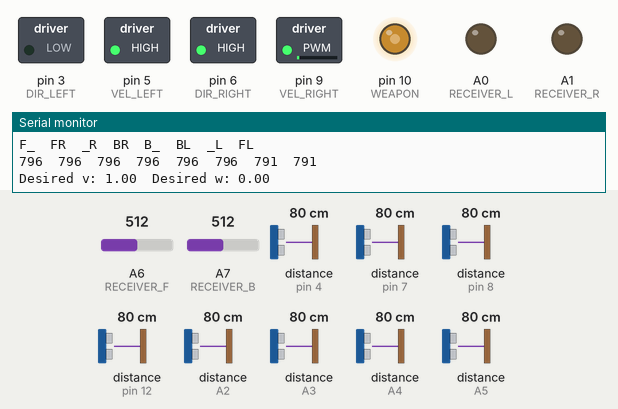
Bench run of a sketch on a simulated Arduino Nano, built with avr-gcc and run on an emulated ATmega328P. Parts: switched loads named in the sketch (green lamp = pin HIGH), output pins drawn as LEDs (lit = HIGH), the last lines printed to the serial monitor. The inputs (shaded band) are chosen by the test bench; at power-on: distance to the obstacle (sensors on pin 12, A5, pin 4, pin 7, pin 8, A2, A3, A4) 80 cm, A7 (RECEIVER_B) = 512, A6 (RECEIVER_F) = 512. The echo pulse lasts 58.3 µs per cm.

Above: at 1.2 s.
1.3 s: distance to the obstacle (sensor on pin 12) set to 33 cm
3.8 s: distance to the obstacle (sensor on pin 12) set to 26 cm
At 4.7 s:
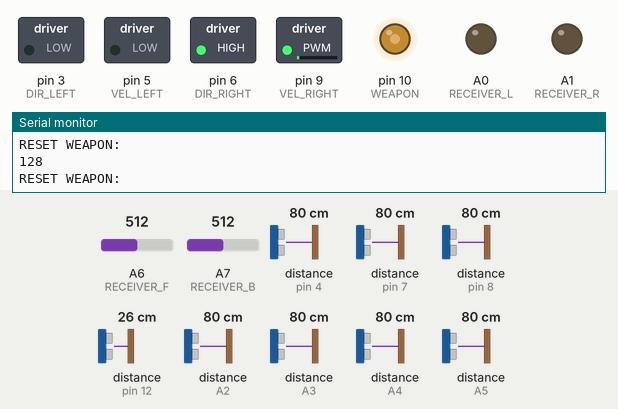
5.3 s: distance to the obstacle (sensor on A5) set to 33 cm
8.3 s: distance to the obstacle (sensor on A5) set to 26 cm
At 9.0 s:
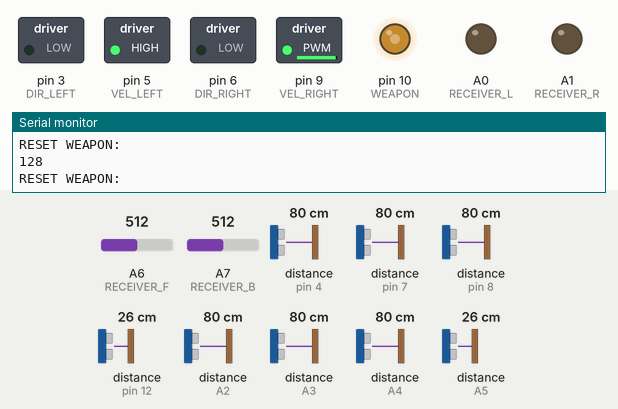
10.0 s: A7 (RECEIVER_B) set to 990
13.0 s: A7 (RECEIVER_B) set to 1017
At 14.2 s:
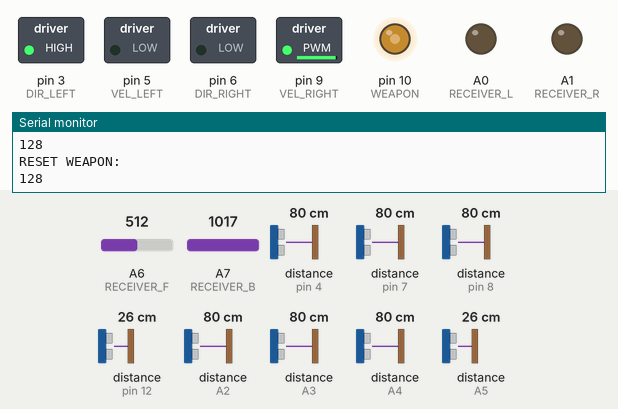
Timing chart, 0 to 15.5 s (numbered marks = the images above; inputs shaded):
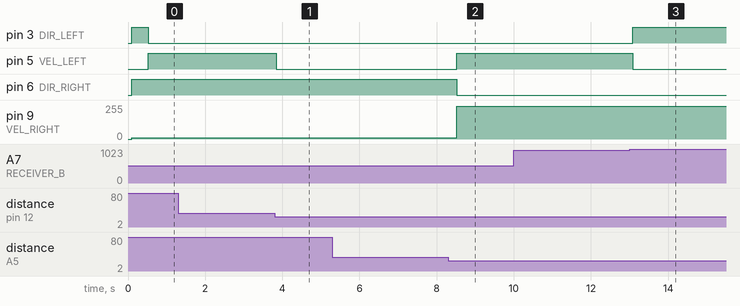

Measured:
- the behaviour switches between 30 and 29 cm on distance to the obstacle (sensor on pin 12) (found by bisection; images 0 and 1)
- the behaviour switches between 30 and 29 cm on distance to the obstacle (sensor on A5) (found by bisection; images 1 and 2)
- the behaviour switches between 1000 and 1001 on A7 (RECEIVER_B) (found by bisection; images 2 and 3)
- after the input at 3.8 s, pin 5 (VEL_LEFT): HIGH → LOW at once
- after the input at 8.3 s, pin 5 (VEL_LEFT): LOW → HIGH after 0.23 s; pin 6 (DIR_RIGHT): HIGH → LOW after 0.23 s; pin 9 (VEL_RIGHT): 10/255 → 245/255 after 0.23 s
- after the input at 13.0 s, pin 3 (DIR_LEFT): LOW → HIGH after 0.08 s; pin 5 (VEL_LEFT): HIGH → LOW after 0.08 s

The sketch:

main_driverless.ino
```cpp
#include <hcsr04.h>
#include <Servo.h>              // servo

#define Nsensors 8
#define Nstates 7

const bool debug = true;
const bool visualize = false;

// Pin definitions
#define DIR_LEFT 3 // A-IB
#define VEL_LEFT 5 // A-IA

#define DIR_RIGHT 6 // B-IB
#define VEL_RIGHT 9 // B-IA

#define RECEIVER_L A0
#define RECEIVER_R A1

#define RECEIVER_F A6
#define RECEIVER_B A7

#define WEAPON 10

#define TRIG_PIN 2 // One trigger pin for all sensors

#define WEAPON_MID 128// 1470
#define WEAPON_MAX 200// [240]

boolean receiver_f = false;
boolean receiver_f_prev = false;
boolean receiver_b = false;
boolean receiver_r = false;
boolean receiver_l = false;

boolean b_override = false;
boolean b_override_prev = false;
boolean b_button_press = false;

/* sensors */
const int ECHO_PINS[Nsensors] = {4,   7,    8,    12,   A2,   A3,   A4,   A5};
String SensorNames[Nsensors] = {"F_", "FR", "_R", "BR", "B_", "BL", "_L", "FL"};

/* states */
enum possible_states {FREE, FRONT, FRONT_LEFT, FRONT_RIGHT, BACK, BACK_LEFT, BACK_RIGHT}; // enum class for possible states
possible_states state = 0; // Variable for current state
possible_states prev_state = 0; // Variable for previous state
const unsigned int dt_state[Nstates] = {0, 500, 500, 500, 250, 250, 250}; // Minimal time to spend in state in ms.

// HD params
double radius = 1;

// Driving valriables/constants
double w_des = 0;
double v_des = 0;

double v_max = 1;
double w_max = 1;

double v_nominal = 1;
double w_nominal = 1;

double wheelSpeeds[2] = {0, 0};
const double drift_penalty = 0.9;

// Initialize counters etc.
int count = 0;
int idx = 0;

// Timers
unsigned long t = 0;

unsigned long t_sensor = 0;
unsigned long t_main_loop = 0;
unsigned long t_print = 0;
unsigned long t_drive = 0;
unsigned long t_receive = 0;
unsigned long t_state = 0;
unsigned long t_override = 0;
unsigned long t_weapon_phase = 0;
unsigned long t_weapon_activate = 0;

unsigned long dt = 0; // ??
//unsigned long dt = 20;
unsigned long dt_override = 5000;
unsigned int dt_print = 1000;
unsigned int dt_drive = 100;
unsigned long dt_sensor = 160 / Nsensors;
unsigned int dt_receive = 100;
unsigned int dt_weapon_activate = 5000;


// Sensor range in mm
int minRange = 5;
int maxRange = 4000;

/* Weapon */
int weaponPhase = 0;
unsigned int dt_weapon = 2000;
boolean b_activate_weapon = false;
int weapon_value = WEAPON_MID;

// Array of pointers to sensor objects. (Not exactly sure how it works but it works.)
HCSR04 *sensorArray[Nsensors];

// A few variables for distances
int distances[Nsensors];
int dist_cur;
int dist_filt[Nsensors];

int rightIndex[3] = {1, 2, 3};
int leftIndex[3] = {5, 6, 7};
int leftSum = 0;
int rightSum = 0;

int dist_xp;
int dist_xm;
int dist_yp;
int dist_ym;
int dist_max = 300; // Safe distance from wall

// Velocity variables
double v_x_des;
double v_xp_des;
double v_xm_des;
double v_x_cur = 0;
// double v_max = 1;

double wp_des;
double wm_des;
// double w_des;
double w_cur = 0;
// double w_max = 1;

// Accelerations
double acc_max = 1;
double w_dot_max = 1;

const int PWM_MOTOR_MIN = 155;
const int PWM_MOTOR_MAX = 255;

// Tuning parameters
double diag_sens_factor = 0.125;
double orth_sens_factor = 1 - 2 * diag_sens_factor;

void setup() {
  Serial.begin(9600);
  Serial.println("Serial comunication has been set up");

  /* motor pinmodes */
  pinMode(DIR_LEFT, OUTPUT);
  pinMode(VEL_LEFT, OUTPUT);
  pinMode(DIR_RIGHT, OUTPUT);
  pinMode(VEL_RIGHT, OUTPUT);

  /* receiver pinmodes */
  pinMode(RECEIVER_F, OUTPUT);
  pinMode(RECEIVER_B, OUTPUT);
  pinMode(RECEIVER_R, OUTPUT);
  pinMode(RECEIVER_L, OUTPUT);

  pinMode(WEAPON, OUTPUT);
  analogWrite(WEAPON, WEAPON_MID);

  // Initialize sensors
  for (int i = 0; i < Nsensors; i++) {
    pinMode(ECHO_PINS[i], INPUT);
    sensorArray[i] = new HCSR04(TRIG_PIN, ECHO_PINS[i], minRange, maxRange);
  }

  Serial.println("Initialization finished!");
}

// Helper functions
double readSensor(int sensorNumber) {
  // Declarevariables
  double dist;
  HCSR04* sensor = sensorArray[sensorNumber];

  // Use pointer to sensor object to call distance function
  dist = sensor->distanceInMillimeters();
  return dist;
}

double sign(double val) {
  double sgn = 1;
  if (val < 0) {
    sgn = -1;
  }
  if (val == 0) {
    sgn = 0;
  }
  return sgn;
}

possible_states pickState() {
  if (dist_filt[1] < dist_max) {
    state = FRONT_RIGHT;
  }
  else if (dist_filt[7] < dist_max) {
    state = FRONT_LEFT;
  }
  else if (dist_filt[0] < dist_max) {
    state = FRONT;
  }
  else if (dist_filt[5] < dist_max) {
    state = BACK_LEFT;
  }
  else if (dist_filt[3] < dist_max) {
    state = BACK_RIGHT;
  }
  else if  (dist_filt[4] < dist_max) {
    state = BACK;
  }
  else {
    state = FREE;
  }
  return state;
}

void VW2wheelSpeeds(double v, double w, double wheelSpeeds[2]) {
  double diff;
  double vL;
  double vR;

  w = min(abs(w) * radius, v_max) / radius * sign(w);

  // Left
  vL = v - w * radius;

  // Right
  vR = v + w * radius;

  // In case of actuator windup
  diff = (max(abs(vL), v_max) - v_max) * sign(vL);
  vL = vL - diff;
  vR = vR - diff;

  diff = (max(abs(vR), v_max) - v_max) * sign(vR);
  vL = vL - diff;
  vR = vR - diff;

  // store results in vector
  wheelSpeeds[0] = vL; //(int) (vL / v_max * 255);
  wheelSpeeds[1] = drift_penalty * vR; //(int) (vR / v_max * 255);
}

void writeWheelSpeeds(double wheelSpeeds[2]) {

  double vL = wheelSpeeds[0];
  double vR = -wheelSpeeds[1];

  int LW;
  int RW;

  vL = min(vL, v_max); // Maximum velocity
  vL = max(vL, -v_max); // Maximum negative velocity
  vL = vL / v_max; // Normalize
  if (abs(vL) < 0.1) {
    vL = 0; // Minimum velocity (due to hysteresis in motors etc.)
  }

  vR = min(vR, v_max); // Maximum velocity
  vR = max(vR, -v_max); // Maximum velocity
  vR = vR / v_max; // Normalize
  if (abs(vR) < 0.1) {
    vR = 0; // Minimum velocity (due to hysteresis in motors etc.)
  }

  if (abs(vL) > 0) {
    LW = (int) (PWM_MOTOR_MIN + (PWM_MOTOR_MAX - PWM_MOTOR_MIN) * abs(vL)) * sign(vL);
  }
  else {
    LW = 0;
  }

  if (abs(vR) > 0) {
    RW = (int) (PWM_MOTOR_MIN + (PWM_MOTOR_MAX - PWM_MOTOR_MIN) * abs(vR)) * sign(vR);
  }
  else {
    RW = 0;
  }

  if (LW > 0) {
    digitalWrite(DIR_LEFT, LOW);
    analogWrite(VEL_LEFT, LW);
  }
  else if (LW < 0) {
    digitalWrite(DIR_LEFT, HIGH);
    analogWrite(VEL_LEFT, 255 + LW);
  }
  else {
    digitalWrite(DIR_LEFT, LOW);
    analogWrite(VEL_LEFT, 0);
  }

  if (RW > 0) {
    digitalWrite(DIR_RIGHT, LOW);
    analogWrite(VEL_RIGHT, RW);
  }
  else if (RW < 0) {
    digitalWrite(DIR_RIGHT, HIGH);
    analogWrite(VEL_RIGHT, 255 + RW);
  }
  else {
    digitalWrite(DIR_RIGHT, LOW);
    analogWrite(VEL_RIGHT, 0);

  }
}

void loop() {
  t = millis();

  if (t - t_receive > dt_receive) {
    t_receive = t;

    receiver_f = analogRead(RECEIVER_F) > 1000;
    receiver_b = analogRead(RECEIVER_B) > 1000;
    receiver_r = digitalRead(RECEIVER_R) == HIGH;
    receiver_l = digitalRead(RECEIVER_L) == HIGH;

    /* DETECT MANUAL OVERRIDE */
    b_override = receiver_f || receiver_b;
    b_button_press = receiver_f || receiver_b || receiver_r || receiver_l;

    if (b_button_press) {
      t_override = t;
    }

    if ((t - t_override <  dt_override) && b_override_prev) {
      b_override = true;
    }

    b_override_prev = b_override;

    /* DETECT WEAPON ACTIVATION */
    /* shift troug release phases */
    if ((receiver_r) && (weaponPhase == 0) && (~b_override)) { // if we were previously not pressing gass
      weaponPhase = 1;
      t_weapon_phase = t;
    }

    if ((receiver_l) && (weaponPhase == 1)) { // if we were previously not pressing gass
      weaponPhase = 2;
    }

    if ((receiver_r) && (weaponPhase == 2) && (~b_activate_weapon)) { // if we were previously not pressing gass
      weaponPhase = 3;
      t_weapon_activate = t;
      b_activate_weapon = true;
    }

    if (t - t_weapon_phase > dt_weapon) {
      weaponPhase = 0;
    }

  }

  // read sensor
  if (t - t_sensor > dt_sensor) {

    // Save current time
    t_sensor = t;

    // Index of current sensor, every loop pick a different one.
    idx = count % Nsensors;

    // Make measurement
    dist_cur = readSensor(idx);

    if (dist_cur > 0) {
      // Only update distance if a measurement was made succesfully.
      distances[idx] = dist_cur;
    }

    // Apply filter
    dist_filt[idx] = 0.4 * dist_filt[idx] + 0.6 * distances[idx];

    digitalWrite(TRIG_PIN, LOW);
    count++;

    if (visualize) {
      Serial.print(SensorNames[idx]);
      Serial.print(dist_filt[idx]);
      Serial.print("\n");
    }
  }

  if (t - t_state > dt_state[state]) {

    state = pickState();

    if (state != prev_state) {
      t_state = t;
      prev_state = state;
    }

  }

  if (t - t_drive > dt_drive) {

    if (b_override) {
      if (receiver_f) {
        v_des = v_nominal;
      }
      else if (receiver_b) {
        v_des = -v_nominal;
      }
      else {
        v_des = 0;
      }

      if (receiver_r) {
        w_des = -w_nominal;
      }
      else if (receiver_l) {
        w_des = w_nominal;
      }
      else {
        w_des = 0;
      }
    }
    else {
      switch (state) {
        case FREE:
          v_des = v_nominal;
          w_des = 0;
          break;

        case FRONT:
          v_des = -v_nominal;
          w_des = w_nominal;
          break;

        case FRONT_RIGHT:
          v_des = -v_nominal;
          w_des = w_nominal;
          break;

        case FRONT_LEFT:
          v_des = -v_nominal;
          w_des = -w_nominal;
          break;

        case BACK_LEFT:
          v_des = v_nominal;
          w_des = -0.5 * w_nominal;
          break;

        case BACK_RIGHT:
          v_des = v_nominal;
          w_des = 0.5 * w_nominal;
          break;

        case BACK:
          v_des = v_nominal;
          w_des = -0.5 * w_nominal;
          break;

        default:
          v_des = v_nominal;
          w_des = 0;
          break;
      }
    }

    VW2wheelSpeeds(v_des, w_des, wheelSpeeds);
    writeWheelSpeeds(wheelSpeeds);

    if (b_activate_weapon && ((t - t_weapon_activate) < dt_weapon_activate)) {
      weapon_value = WEAPON_MID + ((WEAPON_MAX - WEAPON_MID) * (t - t_weapon_activate)) / dt_weapon_activate;
      analogWrite(WEAPON, weapon_value);
      Serial.print("ACCELERATE WEAPON: "); Serial.println(weapon_value);
    }
    else if (b_activate_weapon && ((t - t_weapon_activate) < 2 * dt_weapon_activate)) {
      weapon_value = WEAPON_MAX;
      analogWrite(WEAPON, weapon_value);
      Serial.print("HOLDING WEAPON: "); Serial.println(weapon_value);
    }
    else if (b_activate_weapon && ((t - t_weapon_activate) < 3 * dt_weapon_activate)) {
      weapon_value--; //WEAPON_MAX + ((WEAPON_MID - WEAPON_MAX) * (t - t_weapon_activate - 2 * dt_weapon_activate)) / dt_weapon_activate;
      weapon_value = max(weapon_value, WEAPON_MID);
      analogWrite(WEAPON, weapon_value);
      Serial.print("DEACCELERATE WEAPON: "); Serial.println(weapon_value);
    }
    else {
      weapon_value = WEAPON_MID;
      analogWrite(WEAPON, weapon_value);
      b_activate_weapon = false;
      Serial.println("RESET WEAPON: "); Serial.println(weapon_value);
    }
  }


  if (debug) {
    if (t - t_print > dt_print) {
      t_print = t;

      for (int i = 0; i < Nsensors; i++) {
        Serial.print(SensorNames[i]); Serial.print("\t");
      }
      Serial.print("\n");

      for (int i = 0; i < Nsensors; i++) {
        Serial.print(dist_filt[i]); Serial.print("\t");
      }
      Serial.print("\n");
      Serial.print("Desired v: "); Serial.print(v_des); Serial.print("\t"); Serial.print("Desired w: "); Serial.print(w_des);
      Serial.print("\n");
      Serial.print("State: "); Serial.print(state); Serial.print("\t");
      Serial.print("\n");
      Serial.print("receiver forward: "); Serial.print(receiver_f); Serial.print("\t");
      Serial.print("receiver backward: "); Serial.print(receiver_b); Serial.print("\t");
      Serial.print("receiver right: "); Serial.print(receiver_r); Serial.print("\t");
      Serial.print("receiver left: "); Serial.print(receiver_l); Serial.print("\t");
      Serial.println();
      Serial.print("Manual override: "); Serial.print(b_override);
      Serial.println();
      Serial.print("Activate weapon phase: "); Serial.print(weaponPhase); Serial.print("\t");
      Serial.print("Activate weapon: "); Serial.print(b_activate_weapon); Serial.print("\t");
      Serial.println();
      Serial.println();


    }
  }

}
```
